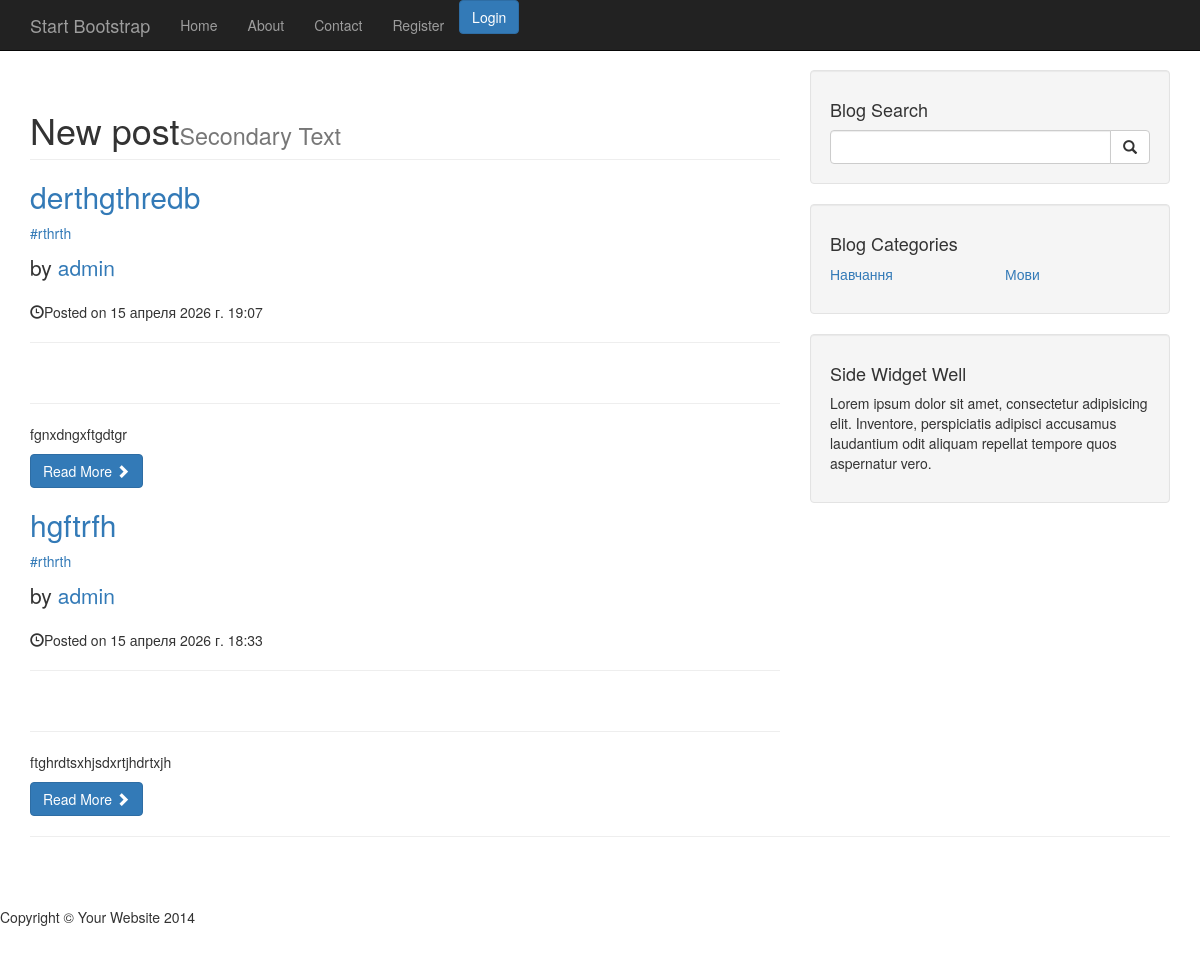
/, run on an earlier commit of the app's database.
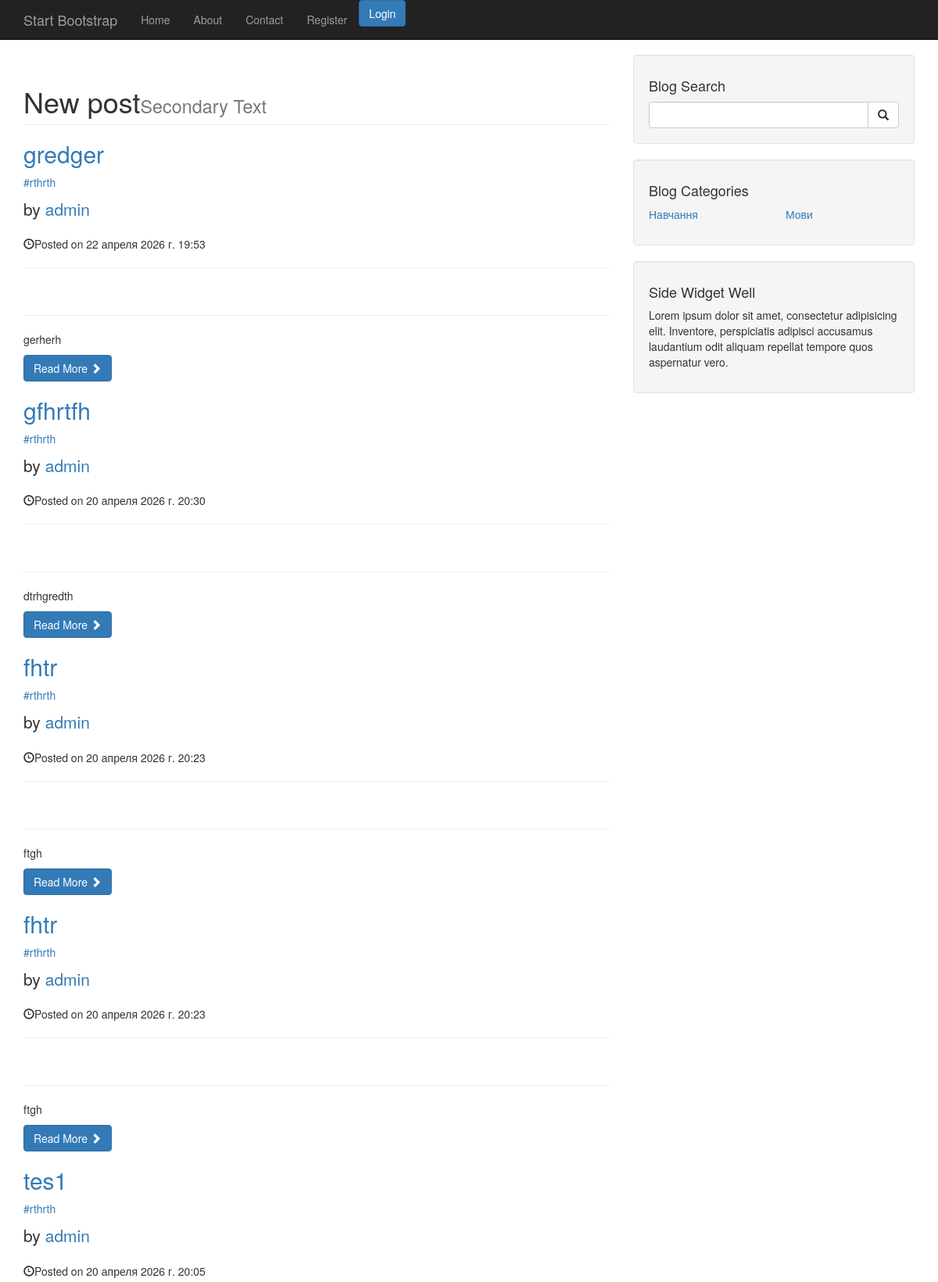
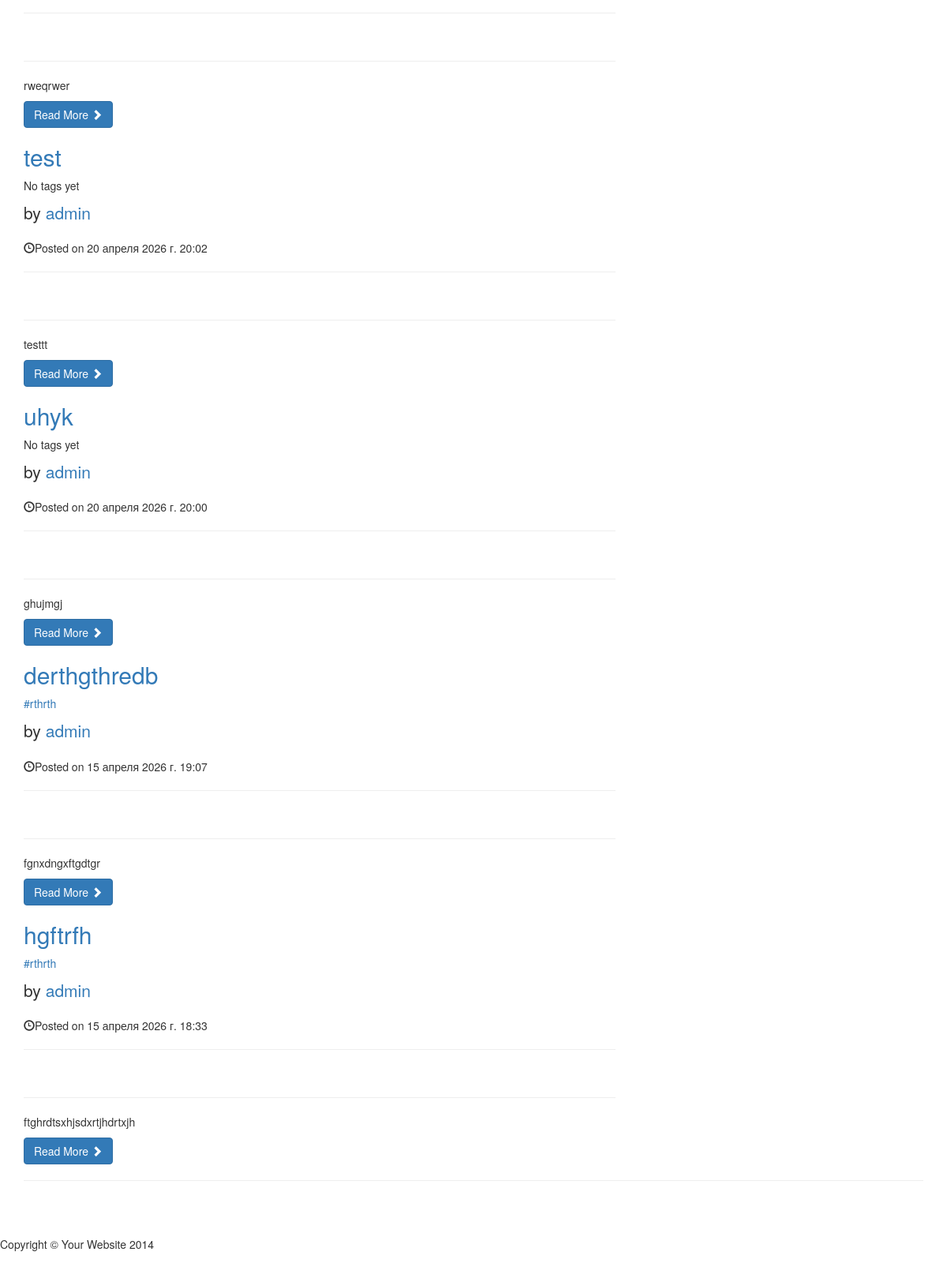
And on a later commit of the database (2 pictures, top to bottom).
### blog/models.py (models this page shows, shortened)
class Post(models.Model):
    title = models.CharField(max_length=30, verbose_name = "Заголовок")
    content = models.TextField(verbose_name = "Опис")
    slug = models.SlugField(max_length=120, unique=True)
    published_date = models.DateTimeField(auto_created=True, verbose_name = "Дата публікаціїї")
    category = models.ForeignKey(Category, on_delete=models.CASCADE, verbose_name = "Категорія")
    user = models.ForeignKey(User, on_delete=models.CASCADE, verbose_name = "Автор")
    tags = models.ManyToManyField(Tag, blank=True, verbose_name = "Тег")
    image = models.URLField(default='https://www.shutterstock.com/image-vector/default-ui-image-placeholder-wireframes-600nw-1037719192.jpg')
    class Meta:
        verbose_name = "Новина"
        verbose_name_plural = "Новини"

class Tag(models.Model):
    name = models.CharField(max_length=30, verbose_name = "Тег")
    slug = models.SlugField(max_length=120, unique=True)
    class Meta:
        verbose_name = "Тег"
        verbose_name_plural = "Теги"

class Category(models.Model):
    name = models.CharField(max_length=100, verbose_name = "Назва")
    slug = models.SlugField(max_length=120, unique=True)
    def __str__(self):
        return self.name
    class Meta:
        verbose_name = "Категорія"
        verbose_name_plural = "Категорії"

### blog/views.py (the view)
# urls.py: path('', views.index, name="index"),
def index(request):
    posts = Post.objects.all().order_by('-published_date')
    context = {'posts': posts}
    context.update(get_category())
    return render(request,'blog/index.html', context)

### blog/views.py (called while the page is built)
def get_category():
    all = Category.objects.all()
    count = all.count()
    return {'cat1': all[:count // 2], 'cat2': all[count // 2:]}

### templates/blog/index.html (shortened to what this page needs)
{% extends "layout/main_layout.html" %}
{% block content %}
<h1 class="page-header">New post<small>Secondary Text</small>
</h1>
{% for post in posts %}
<h2>
    <a href="{% url 'post' slug=post.slug %}">{{ post.title }}</a>
</h2>
<p>
        {% for tag in post.tags.all %}
            <span><a href="{% url 'tag' slug=tag.slug %}"> #{{ tag.name }}</a></span>
        {% empty %}
        <span>No tags yet</span>
        {% endfor %}
    </p>
<p class="lead">
    by <a href="{% url 'index' %}">{{ post.user }}</a>
</p>
<p><span class="glyphicon glyphicon-time"></span>Posted on {{ post.published_date }}</p>
<hr>
<hr>
<p>{{ post.content|truncatewords:5  }}</p>
<a class="btn btn-primary" href="{% url 'post' slug=post.slug %}">Read More <span class="glyphicon glyphicon-chevron-right"></span></a>
{% endfor %}
{% endblock %}

### templates/layout/main_layout.html
{% extends "base.html" %}
{% block main %}
    <div class="container">
        <div class="row">
            <div class="col-md-8">
                {% block content%}
                {% endblock %}
            </div>
            <div class="col-md-4">
                <div class="well">
                    <h4>Blog Search</h4>
                    <form class="input-group" method="GET" action="{% url 'search' %}">
                        <input type="search" name="query" class="form-control">
                        <span class="input-group-btn">
                            <button class="btn btn-default" type="submit">
                                <span class="glyphicon glyphicon-search"></span>
                        </button>
                        </span>
                    </form>
                </div>
                <div class="well">
                    <h4>Blog Categories</h4>
                    <div class="row">
                        <div class="col-lg-6">
                            <ul class="list-unstyled">
                                {% for c in cat1 %}
                                <li><a href="{% url 'category' slug=c.slug %}">{{ c }}</a>
                                </li>
                                {% endfor %}
                            </ul>
                        </div>
                        <div class="col-lg-6">
                            <ul class="list-unstyled">
                                {% for c in cat2 %}
                                <li><a href="{% url 'category' slug=c.slug %}">{{ c }}</a>
                                </li>
                                {% endfor %}
                            </ul>
                        </div>
                    </div>
                </div>
                <div class="well">
                    <h4>Side Widget Well</h4>
                    <p>Lorem ipsum dolor sit amet, consectetur adipisicing elit. Inventore, perspiciatis adipisci accusamus laudantium odit aliquam repellat tempore quos aspernatur vero.</p>
                </div>
            </div>
        </div>
        <hr>
    </div>
{% endblock %}

What changed in the data, as far as the page shows it:
added Post: title "gredger", user "admin", published_date "22 апреля 2026 г. 19:53", content "gerherh", Tag (name "rthrth")
added Post: title "gfhrtfh", user "admin", published_date "20 апреля 2026 г. 20:30", content "dtrhgredth", Tag (name "rthrth")
added Post: title "fhtr", user "admin", published_date "20 апреля 2026 г. 20:23", content "ftgh", Tag (name "rthrth")
added Post: title "fhtr", user "admin", published_date "20 апреля 2026 г. 20:23", content "ftgh", Tag (name "rthrth")
added Post: title "tes1", user "admin", published_date "20 апреля 2026 г. 20:05", content "rweqrwer", Tag (name "rthrth")
added Post: title "test", user "admin", published_date "20 апреля 2026 г. 20:02", content "testtt"
added Post: title "uhyk", user "admin", published_date "20 апреля 2026 г. 20:00", content "ghujmgj"
